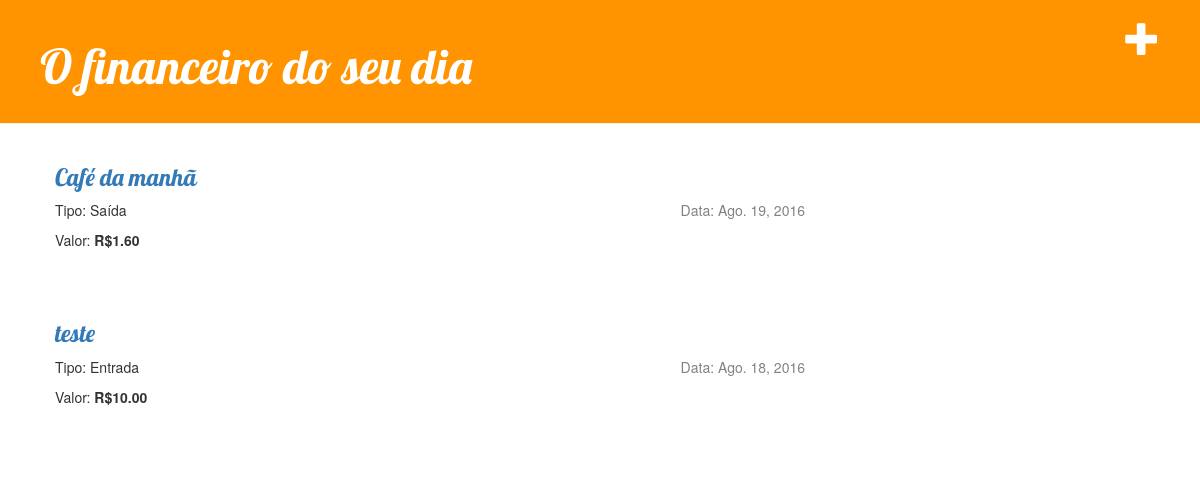
The app's page /, older data.
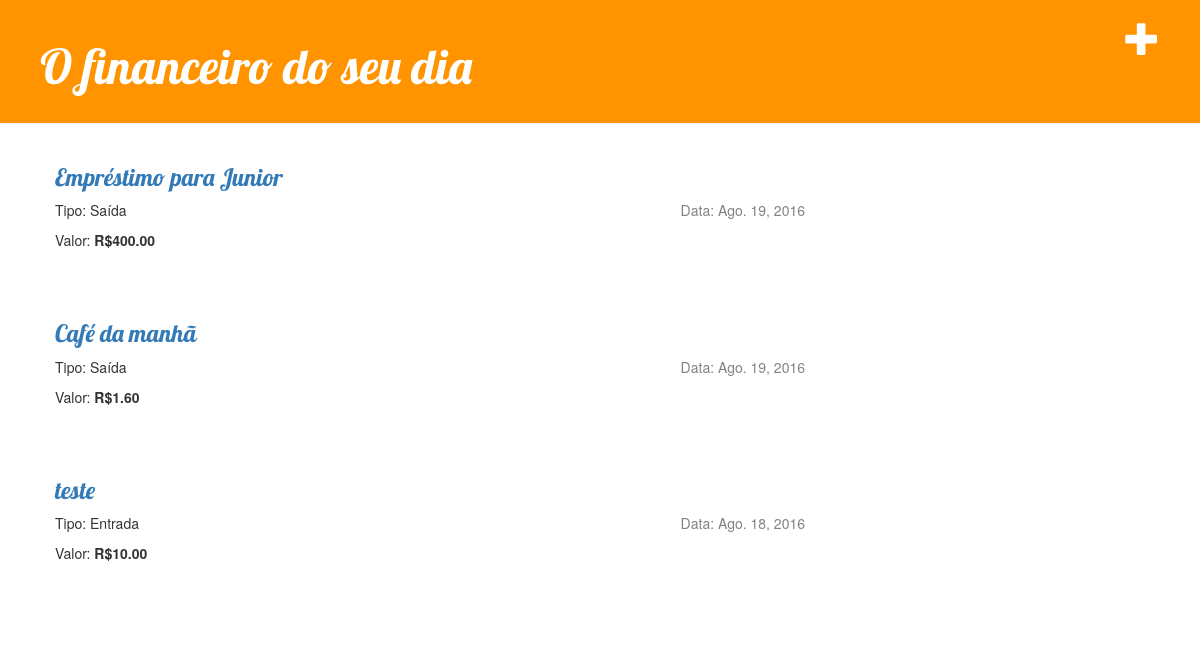
The same page, newer data.
### financeiro/models.py (models this page shows, shortened)
class Post(models.Model):
    usuario = models.ForeignKey('auth.User')
    tipo_transacao = models.ForeignKey('Tipo')
    data = models.DateField(("Date"))
    descricao = models.CharField(max_length=50)
    valor = models.DecimalField(max_digits=15, decimal_places=2)

class Tipo(models.Model):
	tipo = models.CharField(max_length=25)
	def __str__(self):
   		return self.tipo

### financeiro/views.py (the view)
# urls.py: url(r'^$', views.post_list),
def post_list(request):
    posts = Post.objects.filter(data__lte=timezone.now()).order_by('-id')
    return render(request, 'financeiro/post_list.html', {'posts': posts})

### financeiro/templates/financeiro/post_list.html
{% extends 'financeiro/base.html' %}
{% block content %}
     {% for post in posts %}
        <div class="post">
        <h3><a href="">{{ post.descricao }}</a></h3>
        <div class="date">
            <p>Data: {{ post.data }}</p>
        </div>
        <p>Tipo: {{ post.tipo_transacao}}
        <p>Valor: <b>R${{ post.valor|linebreaksbr }}</p></b>
        </div>
    {% endfor %}
{% endblock content %}

Row changes from the older to the newer data that the page shows:
added Post: descricao "Empréstimo para Junior", data "Ago. 19, 2016", tipo_transacao "Saída", valor "400.00"
